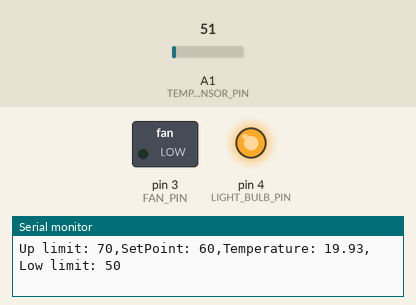
Bench run of a sketch on a simulated Arduino Uno, built with avr-gcc and run on an emulated ATmega328P. Shown: switched loads named in the sketch (green lamp = pin HIGH), output pins drawn as LEDs (lit = HIGH), the last lines printed to the serial monitor. The test bench sets the inputs (shaded band); at power-on: A1 (TEMP_SENSOR_PIN) = 51.

Above: at 1.8 s.
1.9 s: A1 (TEMP_SENSOR_PIN) set to 128
3.4 s: A1 (TEMP_SENSOR_PIN) set to 136
At 4.5 s:
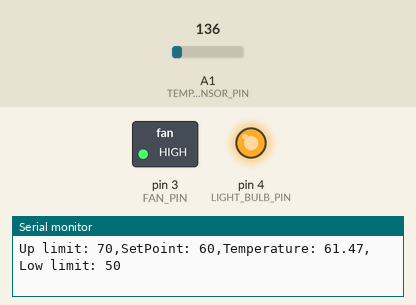
5.5 s: A1 (TEMP_SENSOR_PIN) set to 163
At 7.2 s:
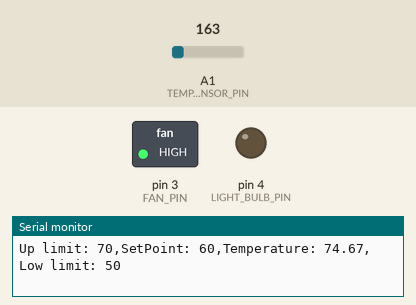
7.5 s: A1 (TEMP_SENSOR_PIN) set to 112
At 8.9 s:
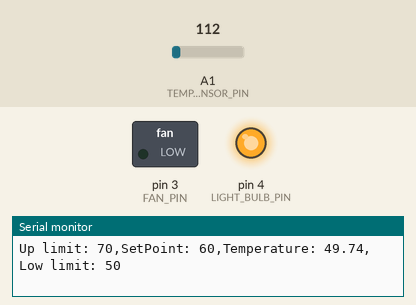
Timing chart, 0 to 10.5 s (numbered marks = the images above; inputs shaded):
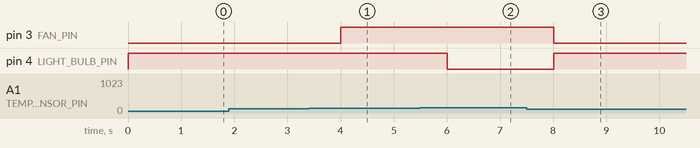

Measured:
- the behaviour switches between 135 and 136 on A1 (TEMP_SENSOR_PIN) (found by bisection; images 0 and 1)
- after the input at 3.4 s, pin 3 (FAN_PIN): LOW → HIGH after 0.61 s
- after the input at 5.5 s, pin 4 (LIGHT_BULB_PIN): HIGH → LOW after 0.51 s
- after the input at 7.5 s, pin 3 (FAN_PIN): HIGH → LOW after 0.51 s; pin 4 (LIGHT_BULB_PIN): LOW → HIGH after 0.51 s

The sketch:

Arduino-on-off-temperature-control.ino
```cpp
#define TEMP_SENSOR_PIN A1
#define FAN_PIN 3
#define LIGHT_BULB_PIN 4

int setPoint = 60;
int upGraphLimit = setPoint + 10, lowGraphLimit = setPoint - 10;
float temperature, lowerLimit = setPoint - 1, upperLimit = setPoint + 1;

void setup() {
  Serial.begin(9600);
  pinMode(FAN_PIN, OUTPUT);
  pinMode(LIGHT_BULB_PIN, OUTPUT);
}

void loop() {
  temperature = ((float(analogRead(TEMP_SENSOR_PIN)) * 5 / 1023) / 0.01) - 5;

  Serial.print("Up limit: ");
  Serial.print(upGraphLimit);
  Serial.print(",");
  Serial.print("SetPoint: ");
  Serial.print(setPoint);
  Serial.print(",");

  Serial.print("Temperature: ");
  Serial.print(temperature);

  Serial.print(",");
  Serial.print("Low limit: ");
  Serial.println(lowGraphLimit);

  //digitalWrite(FAN_PIN, HIGH);
  //digitalWrite(LIGHT_BULB_PIN, HIGH);

  if (temperature > upperLimit + 1.5) {
    digitalWrite(LIGHT_BULB_PIN, LOW);
  } else if (temperature > upperLimit) {
    digitalWrite(FAN_PIN, HIGH);
  } else if (temperature < lowerLimit) {
    digitalWrite(FAN_PIN, LOW);
    digitalWrite(LIGHT_BULB_PIN, HIGH);
  }

  delay(1000);
}
```
